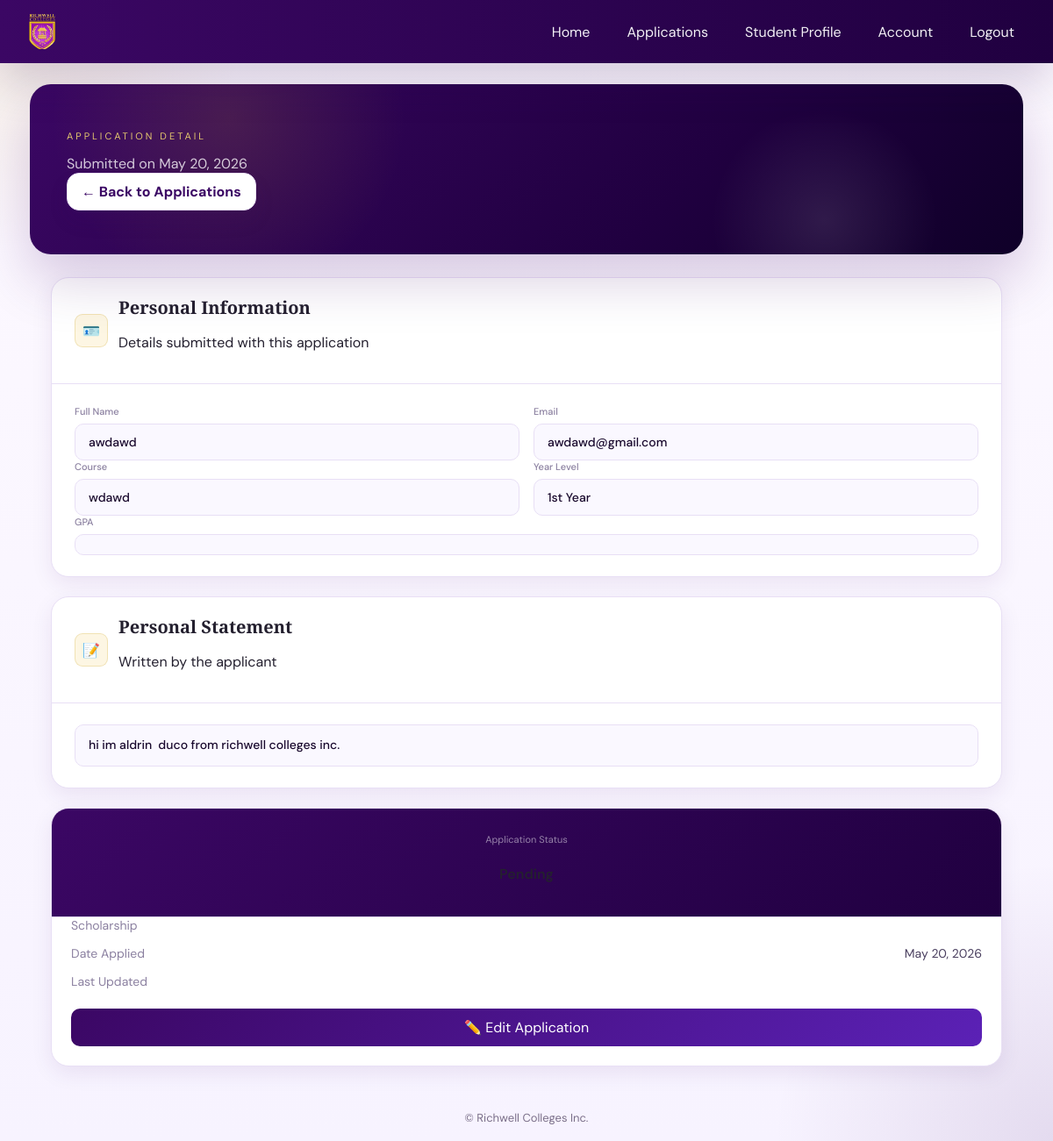
Page /applications/2/ on the committed database.
### applications/models.py (models this page shows, shortened)
class Application(models.Model):
    STATUS_CHOICES = (
        ('pending', 'Pending'),
        ('approved', 'Approved'),
        ('rejected', 'Rejected'),
    )
    user = models.ForeignKey(User, on_delete=models.CASCADE)
    full_name = models.CharField(max_length=100)
    email = models.EmailField()
    course = models.CharField(max_length=100)
    year_level = models.CharField(max_length=50)
    commitment = models.CharField(max_length=50)
    statement = models.TextField()
    status = models.CharField(
        max_length=20,
        choices=STATUS_CHOICES,
        default='pending'
    )
    date_applied = models.DateTimeField(auto_now_add=True)

### applications/views.py (the view)
# urls.py: path('<int:id>/', views.application_detail, name='detail'),
def application_detail(request, id):
    application = Application.objects.get(id=id)
    return render(request, 'applications/detail.html', {
        'application': application
    })

### applications/templates/applications/detail.html (shortened to what this page needs)
{% extends 'base.html' %}
{% block content %}
<div class="hero">
  <div class="hero-inner">
    <div>
      <div class="hero-eyebrow">Application Detail</div>
      <p>Submitted on {{ application.date_applied|date:"F j, Y" }}</p>
    </div>
    <a class="btn-back" href="{% url 'applications:list' %}">← Back to Applications</a>
  </div>
</div>
<div class="container">
  <div>
    <div class="info-card">
      <div class="info-card-header">
        <div class="info-card-icon">🪪</div>
        <div><h2>Personal Information</h2><p>Details submitted with this application</p></div>
      </div>
      <div class="info-body">
        <div class="field-row">
          <div class="profile-field">
            <label>Full Name</label>
            <div class="profile-value">{{ application.full_name }}</div>
          </div>
          <div class="profile-field">
            <label>Email</label>
            <div class="profile-value">{{ application.email }}</div>
          </div>
        </div>
        <div class="field-row">
          <div class="profile-field">
            <label>Course</label>
            <div class="profile-value">{{ application.course }}</div>
          </div>
          <div class="profile-field">
            <label>Year Level</label>
            <div class="profile-value">{{ application.year_level }}</div>
          </div>
        </div>
        <div class="profile-field">
          <label>GPA</label>
          <div class="profile-value">{{ application.gpa }}</div>
        </div>
      </div>
    </div>
    <div class="info-card">
      <div class="info-card-header">
        <div class="info-card-icon">📝</div>
        <div><h2>Personal Statement</h2><p>Written by the applicant</p></div>
      </div>
      <div class="info-body">
        <div class="profile-field">
          <div class="profile-value" style="display:block;line-height:1.7;white-space:pre-wrap;">{{ application.statement }}</div>
        </div>
      </div>
    </div>
  </div>
  <div>
    <div class="status-card">
      <div class="status-top">
        <div class="status-label-text">Application Status</div>
        <div><span class="big-status {{ application.status }}">{{ application.status|title }}</span></div>
      </div>
      <div class="status-meta">
        <div class="status-meta-row">
          <span>Scholarship</span>
        </div>
        <div class="status-meta-row">
          <span>Date Applied</span>
          <span>{{ application.date_applied|date:"M d, Y" }}</span>
        </div>
        <div class="status-meta-row">
          <span>Last Updated</span>
        </div>
      </div>
      <div class="status-actions">
        {% if application.status == 'pending' %}
          <a class="btn-edit" href="{% url 'applications:edit' application.id %}">✏️ Edit Application</a>
        {% else %}
          <span class="btn-edit btn-edit-disabled">✏️ Cannot Edit ({{ application.status|title }})</span>
        {% endif %}
      </div>
    </div>
  </div>
</div>
{% endblock %}

### templates/base.html (style rules this page uses)
:root { --purple: #3b0764; --purple-mid: #5b21b6; --purple-light: #ede9fe; --gold: #c9a227; --gold-light: #e6c96e; --cream: #fbf8ff; --white: #ffffff; --text: #24202f; --text-muted: #7b6f89; --border: #e9e3f4; --shadow-sm: 0 8px 24px rgba(59,7,100,0.08); --shadow-md: 0 14px 44px rgba(59,7,100,0.12); --radius: 20px; }
*, *::before, *::after { box-sizing: border-box; }
html { scroll-behavior: smooth; }
body { margin: 0; min-height: 100%; font-family: 'DM Sans', sans-serif; color: var(--text); background: radial-gradient(circle at top left, rgba(201,162,39,0.12), transparent 16%), radial-gradient(circle at bottom right, rgba(59,7,100,0.10), transparent 18%), linear-gradient(180deg, #fdf9ff 0%, #f7f3ff 100%); }
a { color: inherit; }
.container { max-width: 1180px; margin: 24px auto 32px; padding: 0 24px; }
:root { --purple: #3b0764; --purple-mid: #5b21b6; --purple-light:#ede9fe; --gold: #c9a227; --gold-light: #e6c96e; --gold-pale: #fdf6e3; --cream: #faf8ff; --white: #ffffff; --text-dark: #1a0a2e; --text-body: #4b4060; --text-muted: #8b80a0; --border: #e8dff5; --shadow-sm: 0 8px 24px rgba(59,7,100,0.08); --shadow-md: 0 16px 40px rgba(59,7,100,0.12); --radius: 20px; }
.hero { background: linear-gradient(135deg, var(--purple), #200040 65%, #0f0028 100%); padding: 52px 42px 50px; position: relative; overflow: hidden; border-radius: 24px; color: var(--white); margin-bottom: 26px; box-shadow: 0 28px 64px rgba(59,7,100,0.2); }
.hero::after { content: ''; position: absolute; inset: 0; background: radial-gradient(circle at 20% 20%, rgba(201,162,39,0.15), transparent 22%), radial-gradient(circle at 80% 80%, rgba(255,255,255,0.1), transparent 14%); pointer-events: none; }
.hero-inner { position: relative; z-index: 1; max-width: 980px; }
.hero-eyebrow { font-size: 11px; color: var(--gold-light); letter-spacing: 3px; text-transform: uppercase; margin-bottom: 14px; }
.hero p { color: rgba(255,255,255,0.78); margin: 0; font-size: 16px; max-width: 700px; }
.btn-back, .btn-edit, .btn-submit, .btn-cancel, .btn-primary { text-decoration: none; }
.btn-back { display: inline-flex; align-items: center; gap: 8px; padding: 10px 16px; border-radius: 14px; border: 1px solid var(--border); background: var(--white); color: var(--purple); font-weight: 700; box-shadow: 0 12px 24px rgba(59,7,100,0.08); transition: transform 0.2s ease, background 0.2s ease, box-shadow 0.2s ease; }
.status-meta { padding: 0 22px 22px; display: grid; gap: 14px; border-top: 1px solid var(--border); }
.status-meta-row { display: flex; justify-content: space-between; gap: 16px; font-size: 14px; color: var(--text-body); }
.status-meta-row span:first-child { color: var(--text-muted); }
label { display:block; font-size:12px; font-weight:500; color:var(--text-muted); margin-bottom:8px }
.info-card { background: var(--white); border-radius: var(--radius); border: 1px solid var(--border); box-shadow: var(--shadow-sm); overflow: hidden; margin-bottom: 22px }
.info-card-header { padding: 20px 26px; border-bottom: 1px solid var(--border); display:flex; gap:12px; align-items:center }
.info-card-icon { width:38px; height:38px; background: var(--gold-pale); border:1px solid rgba(201,162,39,0.25); border-radius:9px; display:flex; align-items:center; justify-content:center }
.info-card-header h2 { font-family:'Cormorant Garamond',serif; font-size:20px; margin:0 }
.info-body { padding:24px 26px }
.field-row { display:grid; grid-template-columns:1fr 1fr; gap:16px }
.profile-field label { display:block; font-size:11px; color:var(--text-muted); margin-bottom:7px }
.profile-value { padding:11px 15px; background:var(--cream); border:1.5px solid var(--border); border-radius:10px; font-size:14px; color:var(--text-dark); font-weight:500 }
.status-card { background: var(--white); border-radius: var(--radius); border:1px solid var(--border); box-shadow: var(--shadow-sm); overflow:hidden; position: sticky; top: calc(var(--nav-h) + 20px) }
.status-top { padding:28px 22px; background: linear-gradient(135deg, var(--purple), #200040); text-align:center }
.status-label-text { font-size:11px; color: rgba(255,255,255,0.5); margin-bottom:12px }
.big-status { display:inline-flex; padding:10px 22px; border-radius:24px; font-weight:600 }
.status-actions { padding: 0 22px 22px }
.btn-edit { width:100%; padding:11px; border-radius:10px; background: linear-gradient(135deg,var(--purple),var(--purple-mid)); color:var(--white); text-decoration:none; display:inline-flex; align-items:center; justify-content:center }

### rows in the picture
Application: date_applied "May 20, 2026", full_name "awdawd", email "awdawd@gmail.com", course "wdawd", year_level "1st Year", statement "hi im aldrin duco from richwell colleges inc."
